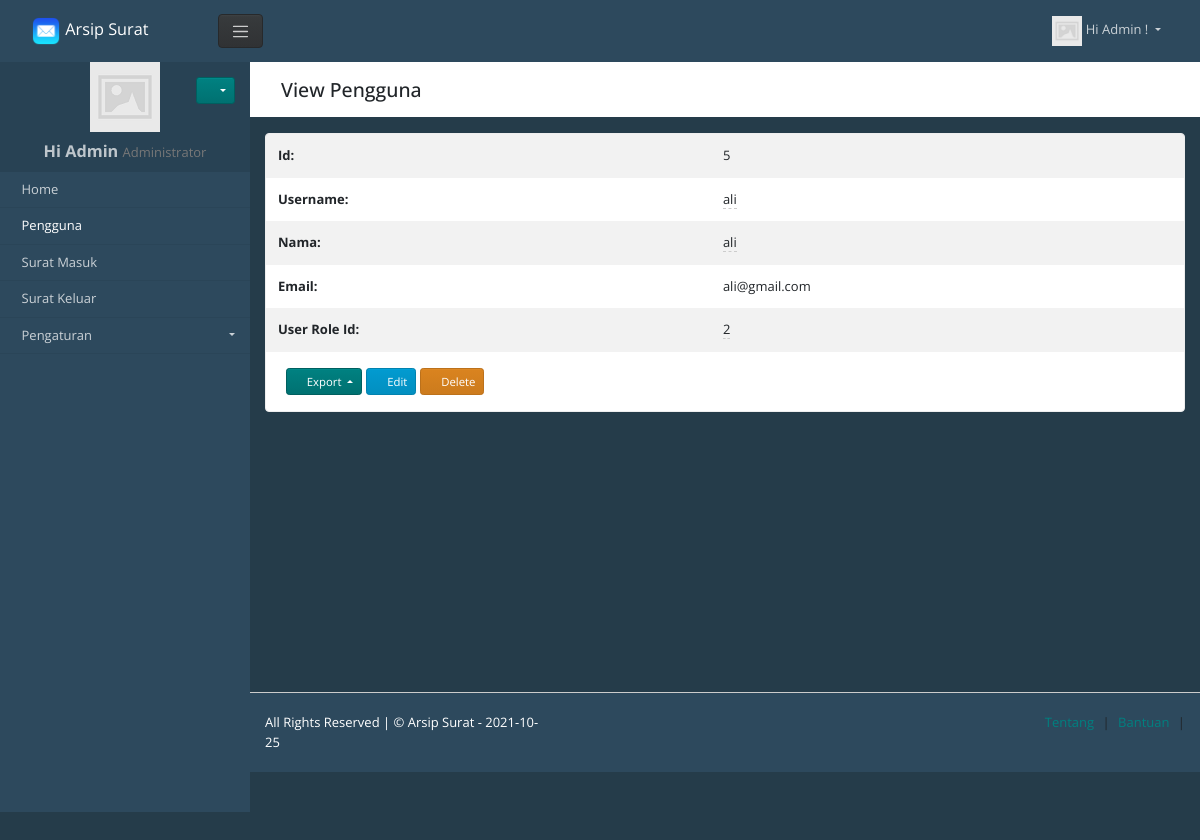
Page /pengguna/view/5 (signed in) on the committed database.
### tables this page shows
CREATE TABLE `pengguna` (
  `id` int NOT NULL AUTO_INCREMENT,
  `username` varchar(25) NOT NULL,
  `password` varchar(255) DEFAULT NULL,
  `nama` varchar(35) NOT NULL,
  `email` varchar(500) NOT NULL,
  `photo` varchar(500) DEFAULT NULL,
  `login_session_key` varchar(255) DEFAULT NULL,
  `email_status` varchar(255) DEFAULT NULL,
  `password_expire_date` datetime DEFAULT '2021-08-24 00:00:00',
  `password_reset_key` varchar(255) DEFAULT NULL,
  `user_role_id` int NOT NULL,
  `nim` int DEFAULT NULL,
  PRIMARY KEY (`id`)
);

### app/views/partials/pengguna/view.php (the view, shortened to what the rows shown need)
<?php
$can_edit = ACL::is_allowed("pengguna/edit");
$can_delete = ACL::is_allowed("pengguna/delete");
?>
<?php
$page_element_id = "view-page-" . random_str();
$current_page = $this->set_current_page_link();
$data = $this->view_data;
?>
<section class="page" id="<?php echo $page_element_id; ?>" data-page-type="view"  data-display-type="table" data-page-url="<?php print_link($current_page); ?>">
    <div  class="">
        <div class="container">
            <div class="row ">
                <div class="col-md-12 comp-grid">
                    <div  class="card animated fadeIn page-content">
                        <?php
                        if(!empty($data)){
                        $rec_id = (!empty($data['id']) ? urlencode($data['id']) : null);
                        ?>
                        <div id="page-report-body" class="">
                            <table class="table table-hover table-borderless table-striped">
                                <tbody class="page-data" id="page-data-<?php echo $page_element_id; ?>">
                                    <tr  class="td-id">
                                        <th class="title"> Id: </th>
                                        <td class="value"> <?php echo $data['id']; ?></td>
                                    </tr>
                                    <tr  class="td-username">
                                        <th class="title"> Username: </th>
                                        <td class="value">
                                            <span <?php if($can_edit){ ?> data-value="<?php echo $data['username']; ?>"
                                                data-pk="<?php echo $data['id'] ?>"
                                                data-url="<?php print_link("pengguna/editfield/" . urlencode($data['id'])); ?>"
                                                data-name="username"
                                                data-title="Enter Username"
                                                data-placement="left"
                                                data-toggle="click"
                                                data-type="text"
                                                data-mode="popover"
                                                data-showbuttons="left"
                                                class="is-editable" <?php } ?>>
                                                <?php echo $data['username']; ?>
                                            </span>
                                        </td>
                                    </tr>
                                    <tr  class="td-nama">
                                        <th class="title"> Nama: </th>
                                        <td class="value">
                                            <span <?php if($can_edit){ ?> data-value="<?php echo $data['nama']; ?>"
                                                data-pk="<?php echo $data['id'] ?>"
                                                data-url="<?php print_link("pengguna/editfield/" . urlencode($data['id'])); ?>"
                                                data-name="nama"
                                                data-title="Enter Nama"
                                                data-placement="left"
                                                data-toggle="click"
                                                data-type="text"
                                                data-mode="popover"
                                                data-showbuttons="left"
                                                class="is-editable" <?php } ?>>
                                                <?php echo $data['nama']; ?>
                                            </span>
                                        </td>
                                    </tr>
                                    <tr  class="td-email">
                                        <th class="title"> Email: </th>
                                        <td class="value"> <?php echo $data['email']; ?></td>
                                    </tr>
                                    <tr  class="td-user_role_id">
                                        <th class="title"> User Role Id: </th>
                                        <td class="value">
                                            <span <?php if($can_edit){ ?> data-source='<?php print_link('api/json/pengguna_user_role_id_option_list'); ?>'
                                                data-value="<?php echo $data['user_role_id']; ?>"
                                                data-pk="<?php echo $data['id'] ?>"
                                                data-url="<?php print_link("pengguna/editfield/" . urlencode($data['id'])); ?>"
                                                data-name="user_role_id"
                                                data-title="Select a value ..."
                                                data-placement="left"
                                                data-toggle="click"
                                                data-type="select"
                                                data-mode="popover"
                                                data-showbuttons="left"
                                                class="is-editable" <?php } ?>>
                                                <?php echo $data['user_role_id']; ?>
                                            </span>
                                        </td>
                                    </tr>
                                </tbody>
                            </table>
                        </div>
                        <div class="p-3 d-flex">
                            <div class="dropup export-btn-holder mx-1">
                                <button class="btn btn-sm btn-primary dropdown-toggle" type="button" data-toggle="dropdown" aria-haspopup="true" aria-expanded="false">
                                    <i class="fa fa-save"></i> Export
                                </button>
                                                </div>
                                                <?php if($can_edit){ ?>
                                                <a class="btn btn-sm btn-info"  href="<?php print_link("pengguna/edit/$rec_id"); ?>">
                                                    <i class="fa fa-edit"></i> Edit
                                                </a>
                                                <?php } ?>
                                                <?php if($can_delete){ ?>
                                                <a class="btn btn-sm btn-danger record-delete-btn mx-1"  href="" data-prompt-msg="Are you sure you want to delete this record?" data-display-style="modal">
                                                    <i class="fa fa-times"></i> Delete
                                                </a>
                                                <?php } ?>
                                            </div>
                                            <?php
                                            }
                                            ?>
                                        </div>
                                    </div>
                                </div>
                            </div>
                        </div>
                    </section>

### rows in the picture
pengguna: id "5", username "ali", nama "ali", email "ali@gmail.com", user_role "2"

### other values in the picture
SITE_NAME "Arsip Surat"
USER_NAME "Admin"
ACL::$user_role "Administrator"
$menuobj['label'] "Home"
$menuobj['label'] "Pengguna"
$menuobj['label'] "Surat Masuk"
$menuobj['label'] "Surat Keluar"
$menuobj['label'] "Pengaturan"
